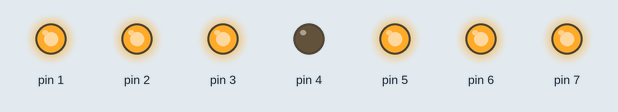
Simulated run of this sketch. Board: Arduino Uno, built with avr-gcc and run on an emulated ATmega328P. On the bench: output pins drawn as LEDs (lit = HIGH).

Above: at 0.5 s.
At 1.5 s:
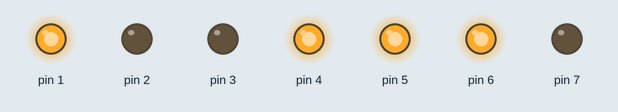
At 2.5 s:
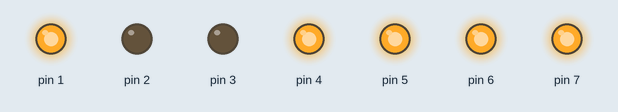
At 3.5 s:
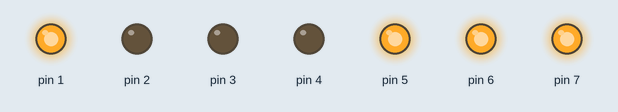
At 4.5 s:
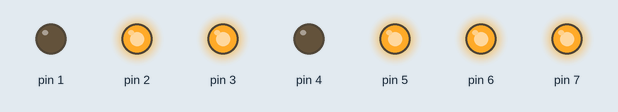
At 6.5 s:
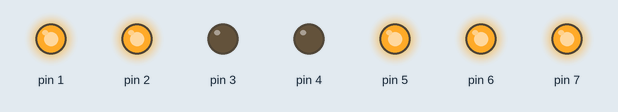
Timing chart, 0 to 8.1 s (numbered marks = the images above):
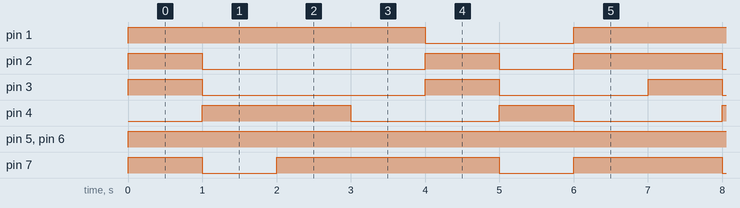

Measured:
- by itself, pin 1: repeats every 7.0 s: LOW 2.0 s, HIGH 5.0 s
- by itself, pin 2: repeats every 7.0 s: LOW 3.0 s, HIGH 1.0 s, LOW 1.0 s, HIGH 2.0 s
- by itself, pin 3: repeats every 7.0 s: LOW 3.0 s, HIGH 1.0 s, LOW 2.0 s, HIGH 1.0 s
- by itself, pin 4: repeats every 7.0 s: LOW 2.0 s, HIGH 1.0 s, LOW 2.0 s, HIGH 2.0 s
- by itself, pin 5, pin 6: LOW → HIGH at 0.00 s
- by itself, pin 7: repeats every 7.0 s: LOW 1.0 s, HIGH 3.0 s, LOW 1.0 s, HIGH 2.0 s

The sketch:

seven_segment_HOROF.ino
```cpp
int sequence[][7] = {
  {1, 1, 1, 0, 1, 1, 1}, //A
  {1, 0, 0, 1, 1, 1, 0}, //c
  {1, 0, 0, 1, 1, 1, 1}, //E
  {1, 0, 0, 0, 1, 1, 1}, //F
  {0, 1, 1, 0, 1, 1, 1}, //H
  {0, 0, 0, 1, 1, 1, 0}, //L
  {1, 1, 0, 0, 1, 1, 1}, //P

};
void printNumber(int number) {
  for (int i = 0; i < 7; i++) {
    digitalWrite(1 + i, sequence[number][i]);

  }

}


void setup() {
  // put your setup code here, to run once:
  pinMode(7, OUTPUT);
  pinMode(6, OUTPUT);
  pinMode(5, OUTPUT);
  pinMode(4, OUTPUT);
  pinMode(3, OUTPUT);
  pinMode(2, OUTPUT);
  pinMode(1, OUTPUT);
}

void loop() {
  // put your main code here, to run repeatedly:
for(int i=0; i<7; i++){
  printNumber(i);
  delay(1000);

  }
}
```
